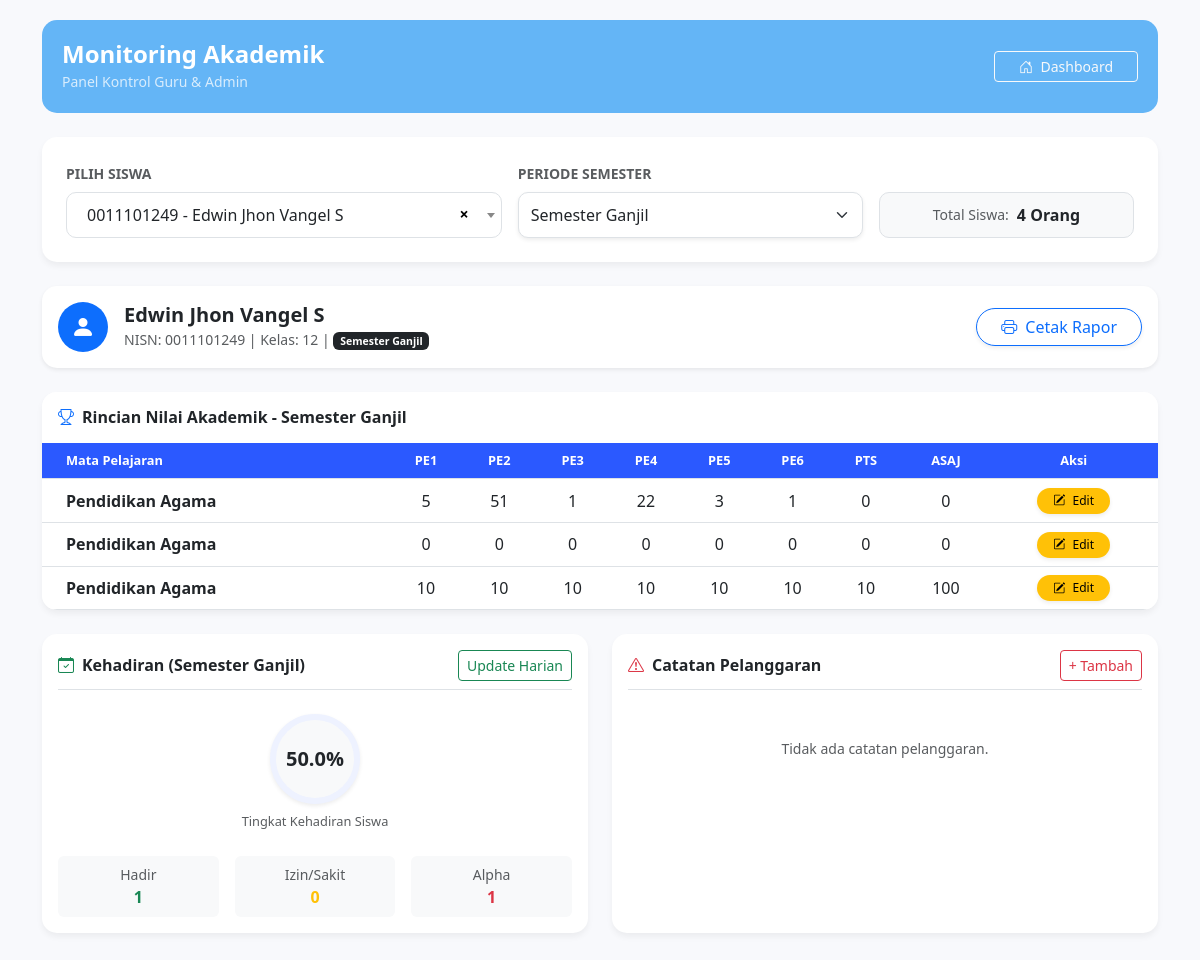
The app's page /admin_cek_siswa.php?nisn=0011101249 (signed in) with its own data.
### tables this page shows
CREATE TABLE `data_siswa` (
  `nisn` varchar(10) NOT NULL,
  `nama` varchar(50) NOT NULL,
  `email` varchar(100) DEFAULT NULL,
  `kelas` int NOT NULL,
  `alamat` varchar(255) NOT NULL,
  `password` varchar(10) DEFAULT NULL,
  `level` int NOT NULL,
  `status_akun` enum('Waiting','Approved','Rejected') DEFAULT 'Waiting'
);

CREATE TABLE `tabel_nilai` (
  `id_nilai` int NOT NULL,
  `nisn` varchar(10) DEFAULT NULL,
  `id_matapelajaran` varchar(2) DEFAULT NULL,
  `pe1` int DEFAULT '0',
  `pe2` int DEFAULT '0',
  `pe3` int DEFAULT '0',
  `pe4` int DEFAULT '0',
  `pe5` int DEFAULT '0',
  `pe6` int DEFAULT '0',
  `pts` int DEFAULT '0',
  `asaj` int DEFAULT '0',
  `semester` enum('Ganjil','Genap') DEFAULT 'Ganjil'
);

CREATE TABLE `mata_pelajaran` (
  `id_matapelajaran` varchar(2) NOT NULL,
  `matapelajaran` varchar(20) NOT NULL
);

### admin_cek_siswa.php (the view, shortened to what this page needs)
<?php
include 'koneksi.php';
$nisn_terpilih = isset($_GET['nisn']) ? mysqli_real_escape_string($conn, trim($_GET['nisn'])) : '';
$semester_terpilih = isset($_GET['semester']) ? mysqli_real_escape_string($conn, $_GET['semester']) : 'Ganjil';
$user_data = null;
if (!empty($nisn_terpilih)) {
    $q_user = mysqli_query($conn, "SELECT * FROM data_siswa WHERE nisn = '$nisn_terpilih' AND level = '1'");
    $user_data = mysqli_fetch_assoc($q_user);
}
$q_count_siswa = mysqli_query($conn, "SELECT COUNT(*) as total FROM data_siswa WHERE level = '1'");
$total_siswa = mysqli_fetch_assoc($q_count_siswa)['total'];
?>
<!DOCTYPE html>
<html lang="id">
<head>
    <link href="https://cdn.jsdelivr.net/npm/bootstrap@5.3.0/dist/css/bootstrap.min.css" rel="stylesheet">
    <link rel="stylesheet" href="https://cdn.jsdelivr.net/npm/bootstrap-icons@1.11.0/font/bootstrap-icons.css">
    <link href="https://cdn.jsdelivr.net/npm/select2@4.1.0-rc.0/dist/css/select2.min.css" rel="stylesheet" />
</head>
<body class="pb-5">
    <div class="container">
        <div class="header-panel mb-4 d-flex justify-content-between align-items-center" style="background-color: #64B5F6;">
            <div>
                <h4 class="fw-bold m-0 text-white">Monitoring Akademik</h4>
                <small class="text-white opacity-75">Panel Kontrol Guru & Admin</small>
            </div>
            <a href="menu.php" class="btn btn-outline-light btn-sm px-4">
                <i class="bi bi-house-door me-1"></i> Dashboard
            </a>
        </div>
        <div class="card info-card mb-4">
            <div class="card-body p-4">
                <form action="" method="GET" id="form-filter" class="row g-3 align-items-end">
                    <div class="col-md-5">
                        <label class="form-label fw-bold small text-muted text-uppercase">Pilih Siswa</label>
                    </div>
                    <div class="col-md-4">
                        <label class="form-label fw-bold small text-muted text-uppercase">Periode Semester</label>
                        <select name="semester" id="select-semester" class="form-select shadow-sm" style="height: 46px; border-radius: 10px;">
                            <option value="Ganjil" <?php echo ($semester_terpilih == 'Ganjil') ? 'selected' : ''; ?>>Semester Ganjil</option>
                        </select>
                    </div>
                    <div class="col-md-3">
                        <div class="p-2 bg-light rounded text-center border" style="height: 46px; display: flex; align-items: center; justify-content: center; border-radius: 10px !important;">
                            <small class="text-muted me-2">Total Siswa:</small>
                            <span class="fw-bold"><?php echo $total_siswa; ?> Orang</span>
                        </div>
                    </div>
                </form>
            </div>
        </div>
        <?php if ($user_data): ?>
            <div class="alert alert-white shadow-sm border-0 mb-4 d-flex justify-content-between align-items-center" style="border-radius: 15px; background: white;">
                <div class="d-flex align-items-center">
                    <div class="bg-primary text-white rounded-circle d-flex align-items-center justify-content-center me-3" style="width: 50px; height: 50px;">
                        <i class="bi bi-person-fill fs-4"></i>
                    </div>
                    <div>
                        <h5 class="fw-bold m-0"><?php echo $user_data['nama']; ?></h5>
                        <small class="text-muted">NISN: <?php echo $user_data['nisn']; ?> | Kelas: <?php echo $user_data['kelas']; ?> | <span class="badge bg-dark">Semester <?php echo $semester_terpilih; ?></span></small>
                    </div>
                </div>
                <a href="cetak.php?nisn=<?php echo $nisn_terpilih; ?>" target="_blank" class="btn btn-outline-primary shadow-sm px-4 rounded-pill">
                    <i class="bi bi-printer me-1"></i> Cetak Rapor
                </a>
            </div>
            <div class="card info-card mb-4 overflow-hidden">
                <div class="card-header bg-white py-3 border-0">
                    <h6 class="fw-bold m-0"><i class="bi bi-trophy me-2 text-primary"></i>Rincian Nilai Akademik - Semester <?php echo $semester_terpilih; ?></h6>
                </div>
                <div class="table-responsive">
                    <table class="table table-hover mb-0">
                        <thead class="text-center">
                            <tr>
                                <th class="text-start ps-4">Mata Pelajaran</th>
                                <th>PE1</th>
                                <th>PE2</th>
                                <th>PE3</th>
                                <th>PE4</th>
                                <th>PE5</th>
                                <th>PE6</th>
                                <th>PTS</th>
                                <th>ASAJ</th>
                                <th>Aksi</th>
                            </tr>
                        </thead>
                        <tbody>
                            <?php
                            $q_nilai = mysqli_query($conn, "SELECT n.*, m.matapelajaran FROM tabel_nilai n JOIN mata_pelajaran m ON n.id_matapelajaran = m.id_matapelajaran WHERE n.nisn = '$nisn_terpilih' AND n.semester = '$semester_terpilih'");
                            if (mysqli_num_rows($q_nilai) > 0) {
                                while ($n = mysqli_fetch_assoc($q_nilai)):
                            ?>
                                    <tr class="text-center align-middle">
                                        <td class="text-start ps-4 fw-bold"><?php echo $n['matapelajaran']; ?></td>
                                        <td><?php echo $n['pe1']; ?></td>
                                        <td><?php echo $n['pe2']; ?></td>
                                        <td><?php echo $n['pe3']; ?></td>
                                        <td><?php echo $n['pe4']; ?></td>
                                        <td><?php echo $n['pe5']; ?></td>
                                        <td><?php echo $n['pe6']; ?></td>
                                        <td><?php echo $n['pts']; ?></td>
                                        <td><?php echo $n['asaj']; ?></td>
                                        <td>
                                            <a href="edit_nilai.php?id=<?php echo $n['id_nilai']; ?>" class="btn btn-edit btn-sm px-3 rounded-pill shadow-sm">
                                                <i class="bi bi-pencil-square me-1"></i> Edit
                                            </a>
                                        </td>
                                    </tr>
                            <?php
                                endwhile;
                            } else {
                                echo "<tr><td colspan='10' class='text-center py-5 text-muted'>Siswa tidak memiliki data nilai di Semester " . $semester_terpilih . ".</td></tr>";
                            }
                            ?>
                        </tbody>
                    </table>
                </div>
            </div>
            <div class="row">
                <div class="col-md-6 mb-4">
                    <div class="card info-card h-100">
                        <div class="card-body">
                            <div class="d-flex justify-content-between align-items-center mb-4 border-bottom pb-2">
                                <h6 class="fw-bold m-0"><i class="bi bi-calendar-check me-2 text-success"></i>Kehadiran (Semester <?php echo $semester_terpilih; ?>)</h6>
                                <a href="tambah_kehadiran.php?nisn=<?php echo $nisn_terpilih; ?>" class="btn btn-sm btn-outline-success">Update Harian</a>
                            </div>
                            <?php
                            $q_total = mysqli_query($conn, "SELECT COUNT(*) as total FROM kehadiran WHERE nisn = '$nisn_terpilih' AND semester = '$semester_terpilih'");
                            $total_hari = mysqli_fetch_assoc($q_total)['total'];
                            $q_hadir = mysqli_query($conn, "SELECT COUNT(*) as total FROM kehadiran WHERE nisn = '$nisn_terpilih' AND status = 'Hadir' AND semester = '$semester_terpilih'");
                            $hadir = mysqli_fetch_assoc($q_hadir)['total'];
                            $q_izin_sakit = mysqli_query($conn, "SELECT COUNT(*) as total FROM kehadiran WHERE nisn = '$nisn_terpilih' AND status IN ('Izin', 'Sakit') AND semester = '$semester_terpilih'");
                            $izin_sakit = mysqli_fetch_assoc($q_izin_sakit)['total'];
                            $q_alpha = mysqli_query($conn, "SELECT COUNT(*) as total FROM kehadiran WHERE nisn = '$nisn_terpilih' AND status = 'Alpha' AND semester = '$semester_terpilih'");
                            $alpha = mysqli_fetch_assoc($q_alpha)['total'];
                            $persentase = ($total_hari > 0) ? ($hadir / $total_hari) * 100 : 0;
                            ?>
                            <div class="text-center mb-4">
                                <div class="rounded-circle bg-light d-flex align-items-center justify-content-center mx-auto shadow-sm" style="width: 90px; height: 90px; border: 6px solid #eef2ff;">
                                    <span class="fw-bold fs-5 text-dark"><?php echo number_format($persentase, 1); ?>%</span>
                                </div>
                                <small class="text-muted d-block mt-2" style="font-size: 0.8rem;">Tingkat Kehadiran Siswa</small>
                            </div>
                            <div class="row g-3 text-center">
                                <div class="col-4">
                                    <div class="p-2 bg-light rounded"><small class="text-muted d-block small">Hadir</small><span class="fw-bold text-success"><?php echo $hadir; ?></span></div>
                                </div>
                                <div class="col-4">
                                    <div class="p-2 bg-light rounded"><small class="text-muted d-block small">Izin/Sakit</small><span class="fw-bold text-warning"><?php echo $izin_sakit; ?></span></div>
                                </div>
                                <div class="col-4">
                                    <div class="p-2 bg-light rounded"><small class="text-muted d-block small">Alpha</small><span class="fw-bold text-danger"><?php echo $alpha; ?></span></div>
                                </div>
                            </div>
                        </div>
                    </div>
                </div>
                <div class="col-md-6 mb-4">
                    <div class="card info-card h-100">
                        <div class="card-body">
                            <div class="d-flex justify-content-between align-items-center mb-4 border-bottom pb-2">
                                <h6 class="fw-bold m-0"><i class="bi bi-exclamation-triangle me-2 text-danger"></i>Catatan Pelanggaran</h6>
                                <a href="tambah_pelanggaran.php?nisn=<?php echo $nisn_terpilih; ?>" class="btn btn-sm btn-outline-danger">+ Tambah</a>
                            </div>
                            <div class="overflow-auto" style="max-height: 180px;">
                                <?php
                                $q_p = mysqli_query($conn, "SELECT * FROM pelanggaran WHERE nisn = '$nisn_terpilih' ORDER BY tanggal DESC");
                                if (mysqli_num_rows($q_p) > 0) {
                                    while ($p = mysqli_fetch_assoc($q_p)) {
                                        echo "<div class='d-flex justify-content-between align-items-center mb-2 p-2 bg-light rounded'>
                                                <div class='me-2'>
                                                    <span class='small d-block fw-bold'>" . $p['jenis_pelanggaran'] . "</span>
                                                    <small class='text-muted' style='font-size: 0.75rem;'>" . date('d M Y', strtotime($p['tanggal'])) . "</small>
                                                </div>
                                                <div class='d-flex gap-1'>
                                                    <a href='edit_pelanggaran.php?id=" . $p['id_pelanggaran'] . "' class='btn btn-sm btn-outline-warning py-0 px-2'><i class='bi bi-pencil'></i></a>
                                                    <a href='hapus_pelanggaran.php?id=" . $p['id_pelanggaran'] . "' class='btn btn-sm btn-outline-danger py-0 px-2' onclick='return confirm(\"Hapus?\")'><i class='bi bi-trash'></i></a>
                                                </div>
                                              </div>";
                                    }
                                } else {
                                    echo "<div class='text-center py-4 text-muted small italic'>Tidak ada catatan pelanggaran.</div>";
                                }
                                ?>
                            </div>
                        </div>
                    </div>
                </div>
            </div>
        <?php endif; ?>
    </div>
</body>
</html>

### admin_cek_siswa.php (style rules this page uses)
:root { --dark-header: #0a0a1a; --primary-blue: #2b59ff; }
body { background-color: #f8f9fc; font-family: 'Segoe UI', sans-serif; }
.header-panel { background-color: var(--dark-header); color: white; border-radius: 15px; padding: 20px; margin-top: 20px; }
.info-card { border: none; border-radius: 15px; box-shadow: 0 4px 6px rgba(0, 0, 0, 0.05); }
.table thead th { background-color: var(--primary-blue); color: white; font-size: 0.8rem; vertical-align: middle; }
.btn-edit { background-color: #ffc107; border: none; color: #000; font-size: 0.75rem; }

### records on screen
data_siswa: nama "Edwin Jhon Vangel S", nisn "0011101249", kelas "12"
tabel_nilai: id_matapelajaran.matapelajaran "Pendidikan Agama", pe1 "5", pe2 "51", pe3 "1", pe4 "22", pe5 "3", pe6 "1", pts "0", asaj "0"
tabel_nilai: id_matapelajaran.matapelajaran "Pendidikan Agama", pe1 "0", pe2 "0", pe3 "0", pe4 "0", pe5 "0", pe6 "0", pts "0", asaj "0"
tabel_nilai: id_matapelajaran.matapelajaran "Pendidikan Agama", pe1 "10", pe2 "10", pe3 "10", pe4 "10", pe5 "10", pe6 "10", pts "10", asaj "100"

### other values on screen
$total_siswa "4"
$semester_terpilih "Ganjil"
$persentase "50.0"
$hadir "1"
$izin_sakit "0"
$alpha "1"
